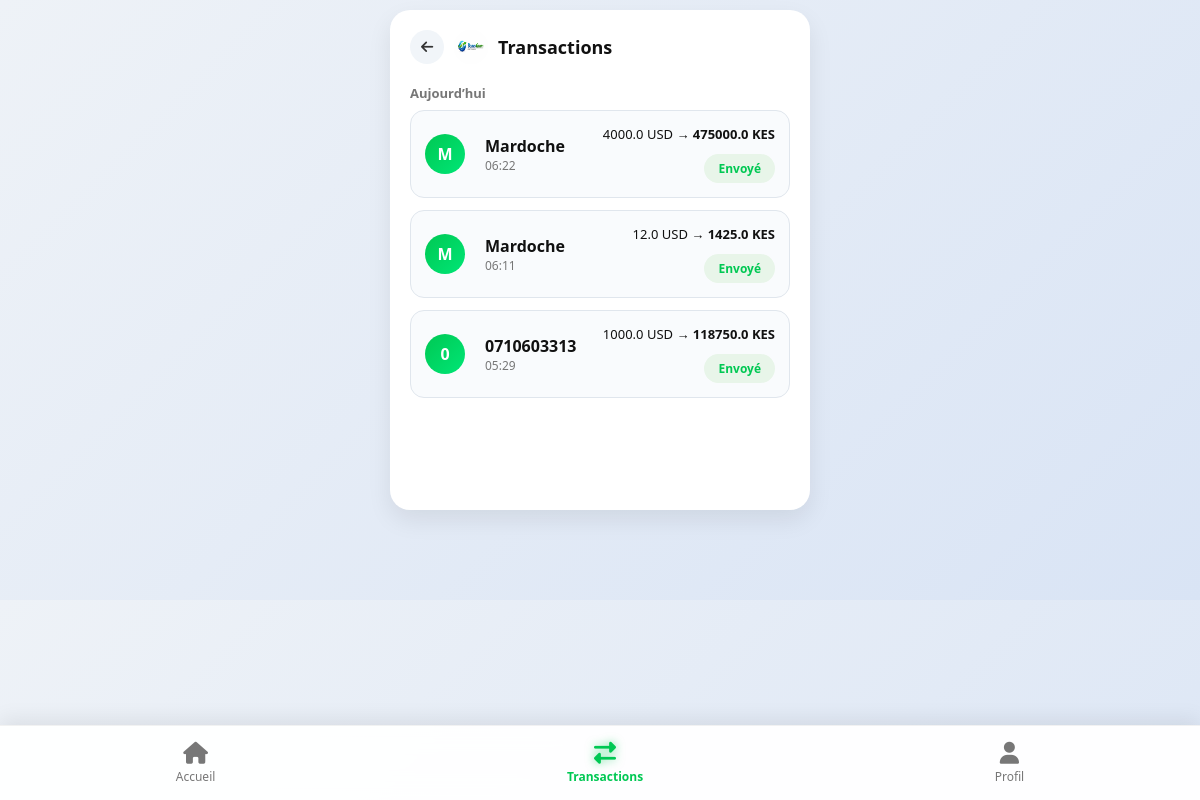
The app's page /transactions (signed in) with its own data.
### app.py (models this page shows)
class Transaction(db.Model):
    id = db.Column(db.Integer, primary_key=True)
    user_id = db.Column(db.Integer)
    nom = db.Column(db.String(100))
    telephone = db.Column(db.String(20))
    email = db.Column(db.String(100))
    montant_usd = db.Column(db.Float)
    montant_kes = db.Column(db.Float)
    receiver_phone = db.Column(db.String(20))
    receiver_name = db.Column(db.String(100))
    statut = db.Column(db.String(20), default="En attente")
    from zoneinfo import ZoneInfo
    date = db.Column(
        db.DateTime,
    default=lambda: datetime.now(ZoneInfo("Africa/Nairobi"))
    )
    fee = db.Column(db.Float)
    vodacom_fee = db.Column(db.Float)
    profit = db.Column(db.Float)

### app.py (the view)
@app.route("/transactions")
def transactions():
    if "user_id" not in session:
        return redirect("/login")
    user_transactions = Transaction.query.filter_by(
        user_id=session.get("user_id")
    ).order_by(Transaction.date.desc()).all()
    grouped = defaultdict(list)
    today = datetime.utcnow().date()
    yesterday = today - timedelta(days=1)
    for t in user_transactions:
        tx_date = t.date.date()
        if tx_date == today:
            key = "Aujourd’hui"
        elif tx_date == yesterday:
            key = "Hier"
        else:
            key = t.date.strftime("%d %b %Y")
        grouped[key].append(t)
    return render_template("transactions.html", grouped=grouped)

### templates/transactions.html (shortened to what this page needs)
<!DOCTYPE html>
<html lang="fr">
<head>
<link rel="stylesheet" href="/static/style.css">
<link href="https://cdnjs.cloudflare.com/ajax/libs/font-awesome/6.5.0/css/all.min.css" rel="stylesheet">
</head>
<body>
<div class="card">
<div class="app-bar">
    <div class="back-icon" onclick="history.back()">
        <i class="fas fa-arrow-left"></i>
    </div>
    <img src="/static/images/logo.png" class="app-logo">
    <span class="app-title">Transactions</span>
</div>
{% if grouped %}
    {% for date, items in grouped.items() %}
        <h4 class="date-title">{{ date }}</h4>
        {% for t in items %}
        <div class="tx-card" onclick="openReceipt(
'{{ t.id }}',
'{{ t.receiver_name }}',
'{{ t.montant_usd }}',
'{{ t.montant_kes|round }}',
'{{ t.date.strftime('%d %b %Y - %H:%M') }}',
'{{ t.statut }}'
)">
    <div class="tx-avatar">
        {{ t.receiver_name[0] }}
    </div>
    <div class="tx-center">
        <p class="tx-name">{{ t.receiver_name }}</p>
        <p class="tx-date">{{ t.date.strftime("%H:%M") }}</p>
    </div>
    <div class="tx-right">
        <p class="tx-amount">
            {{ t.montant_usd }} USD →
            <b>{{ t.montant_kes|round }} KES</b>
        </p>
        {% if t.statut == "Validé" %}
            <span class="badge success">Envoyé</span>
        {% elif t.statut == "En attente" %}
            <span class="badge pending">En attente</span>
        {% else %}
            <span class="badge failed">Rejeté</span>
        {% endif %}
    </div>
</div>
        {% endfor %}
    {% endfor %}
{% else %}
<div class="empty-box">
    <i class="fas fa-inbox"></i>
    <p>Aucune transaction</p>
</div>
{% endif %}
</div>
<div class="bottom-nav">
    <div class="nav-item" onclick="goHome()">
        <i class="fas fa-home"></i>
        <span>Accueil</span>
    </div>
    <div class="nav-item active">
        <i class="fas fa-exchange-alt"></i>
        <span>Transactions</span>
    </div>
    <div class="nav-item" onclick="goProfile()">
        <i class="fas fa-user"></i>
        <span>Profil</span>
    </div>
</div>
</body>
</html>
</body>
</html>

### static/style.css (style rules this page uses)
* { margin: 0; padding: 0; box-sizing: border-box; font-family: 'Segoe UI', sans-serif; }
html, body { width: 100%; overflow-x: hidden; background: linear-gradient(135deg, #eef2f7, #d9e4f5); color: #111; }
body { display: block; padding: 10px; padding-bottom: 90px; }
.card { width: 100%; max-width: 420px; margin: 0 auto; background: #fff; padding: 20px; border-radius: 20px; box-shadow: 0 10px 25px rgba(0,0,0,0.08); }
.app-bar { display: flex; align-items: center; gap: 10px; margin-bottom: 20px; }
.back-icon { width: 36px; height: 36px; border-radius: 50%; background: #f1f5f9; display: flex; align-items: center; justify-content: center; cursor: pointer; }
.app-logo { width: 34px; height: 34px; border-radius: 50%; }
.app-title { font-weight: 600; font-size: 18px; }
.bottom-nav { position:fixed; bottom:0; left:0; width:100%; height:75px; background:rgba(255,255,255,0.95); backdrop-filter:blur(12px); display:flex; justify-content:space-around; align-items:center; border-top:1px solid rgba(0,0,0,0.05); box-shadow:0 -5px 20px rgba(0,0,0,0.08); z-index:1000; }
.nav-item { display:flex; flex-direction:column; align-items:center; justify-content:center; font-size:12px; color:#777; cursor:pointer; transition:0.2s; }
.nav-item i { font-size:22px; margin-bottom:4px; }
.nav-item.active { color:#00c853; font-weight:600; }
.nav-item.active i { text-shadow:0 0 10px rgba(0,200,83,0.6); }
body { display: block !important; }
.card { margin: 0 auto !important; }
.card { min-height: 500px; }
.back-icon { width: 34px; height: 34px; border-radius: 50%; background: #f1f5f9; display: flex; align-items: center; justify-content: center; color: #333; font-size: 14px; cursor: pointer; transition: 0.2s; }
.app-bar { display: flex; align-items: center; gap: 10px; }
.tx-card { display: flex; align-items: center; justify-content: space-between; background: #f9fbfd; padding: 14px; border-radius: 14px; margin-bottom: 12px; border: 1px solid #e0e6ed; }
.tx-avatar { width: 40px; height: 40px; border-radius: 50%; background: linear-gradient(135deg,#00c853,#00e676); color: white; display: flex; align-items: center; justify-content: center; font-weight: bold; }
.tx-center { flex: 1; margin-left: 10px; }
.tx-name { font-weight: 600; }
.tx-date { font-size: 12px; color: #777; }
.tx-right { text-align: right; }
.tx-amount { font-size: 13px; margin-bottom: 5px; }
.badge { font-size: 11px; padding: 5px 10px; border-radius: 20px; font-weight: bold; }
.badge.success { background: #e8f5e9; color: #00c853; }
.date-title { margin: 15px 0 8px; font-size: 13px; color: #777; }
.tx-card { display: flex; align-items: center; gap: 10px; }
.badge { display:inline-block; padding:6px 12px; border-radius:20px; font-size:12px; margin-top:5px; }
.success { background:#e8f5e9; color:#2e7d32; }
.badge { padding:6px 14px; border-radius:20px; font-size:12px; font-weight:600; margin-top:6px; }

### records on screen
Transaction: receiver_name "M", receiver_name "Mardoche", date "06:22", montant_usd "4000.0", montant_kes "475000.0", statut "Envoyé"
Transaction: receiver_name "M", receiver_name "Mardoche", date "06:11", montant_usd "12.0", montant_kes "1425.0", statut "Envoyé"
Transaction: receiver_name "0", receiver_name "0710603313", date "05:29", montant_usd "1000.0", montant_kes "118750.0", statut "Envoyé"

### other values on screen
{{ date }} "Aujourd’hui"
